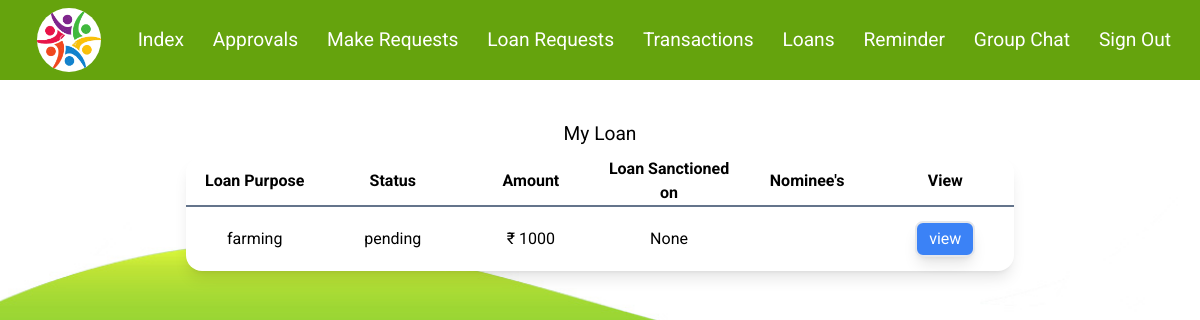
Page /loan/ (signed in) on the committed database.
### dbsetup.py (models this page shows, shortened)
class Loan_request(Base):
    __tablename__ = 'loan_request'
    id = Column(Integer, primary_key=True, autoincrement=True)
    purpose = Column(Text)
    status = Column(String)
    user_id = Column(Integer , ForeignKey('users.id'))
    users = relationship(Users)
    amount = Column(Integer)
    sanctioned_on = Column(DateTime)

### app.py (the view, shortened to what this page needs)
@app.route('/loan/', methods=['GET', 'POST'])
def loan():
    if 'user' in session:
        if session['role'] == 'admin':
            users=dbsession.query(Users).all()
            loan_req=dbsession.query(Loan_request).order_by(Loan_request.status).all()
            return render_template( 'adminLoan.html', loans = loan_req ,users=users)
        else:
            loan_req = dbsession.query(Loan_request).filter(Loan_request.user_id == session['id']).all()
            all_users = dbsession.query(Users.id,Users.username).filter(Users.id != session['id'])
            nomines = dbsession.query(Loan).join(Loan_request).filter(Loan_request.user_id == session['id']).all()
            return render_template( 'userLoan.html', loans = loan_req ,all_users = all_users, nomines = nomines )
    return redirect(url_for('about'))

### templates/userLoan.html (shortened to what this page needs)
{% extends "layout.html" %}
{% block content %}
<div class="flex justify-center pt-10 text-[1.2rem] font-Medium">My Loan</div>
<div class="flex justify-center p-2">
    {% if loans[0] %}
    <table class="max-md:w-full table-fixed w-[70%] bg-white rounded-2xl shadow-lg">
    <tr class="max-md:text-sm border-b-2 border-slate-500"><th class="p-2">Loan Purpose</th><th>Status</th><th>Amount</th><th class="max-md:hidden">Loan Sanctioned on</th><th>Nominee's</th><th>View</th></tr>
{% for loan in loans %}
<tr class="max-md:text-sm detail p-5 text-center">
    <td data-value = {{loan.purpose}} class="truncate w-10 p-5">{{loan.purpose}}</td>
    <td data-value = {{loan.status}} >{{loan.status}}</td>
    <td data-value = {{loan.amount}}>₹ {{loan.amount}}</td>
    <td class="max-md:hidden" data-value = {{loan.sanctioned_on}}>{{loan.sanctioned_on.strftime('%x') if loan.sanctioned_on else loan.sanctioned_on }}</td>
    <td>
    </td>
    <td>
        <button data-value = {{loan.id}} class = "btn hover:brightness-90 text-white bg-blue-500 p-1 px-3 border-2 shadow-lg rounded-lg">view</button>
    </td>
</tr>
{% endfor %}
</table>
{% else %}
    <div class="w-3/5 rounded-2xl p-2 border-2 shadow-lg bg-white text-center mt-20 "> No Loans made yet </div>
{% endif %}
</div>
{% endblock %}

### static/css/style.css (style rules this page uses)
* { margin: 0; padding: 0; box-sizing: border-box; font-family: 'Roboto', sans-serif; }
:root { --main-bg-color:black; }
body { color: var(--main-bg-color); }

### rows in the picture
Loan_request: purpose "farming", status "pending", amount "1000", sanctioned_on "None", {{ loan.id }} 3 (drawn)
